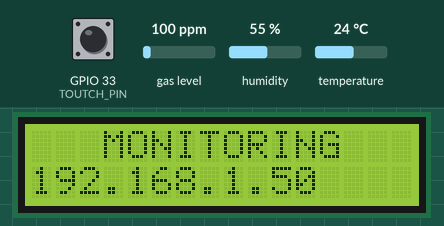
Recording of a sketch running on a simulated ESP32. Shown: 16×2 character LCD. The inputs (shaded band) are chosen by the test bench; at power-on: GPIO 33 (TOUTCH_PIN) HIGH, gas level 100 ppm, humidity 55 %, temperature 24 °C. WiFi joins after 1.5 s; servers stay silent unless stated; no MQTT or app messages arrive unless stated; what the sketch prints to the serial monitor is not drawn.

Above: at 2.2 s.
At 5.2 s:
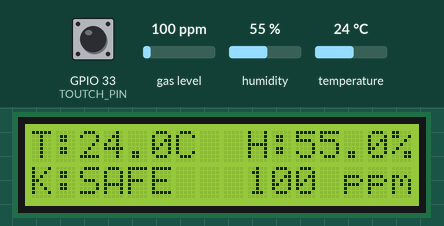

Measured:
- what the display in image 0 shows lasts 3.0 s, from 2.1 s to 5.1 s

The sketch:

monitoring_adafruit.ino
```cpp
#include <Wire.h>
#include <WiFi.h>
#include <LiquidCrystal_I2C.h>
#include <MQ2.h>
#include <HTTPClient.h>
#include "DHT.h"
#include "esp_wpa2.h"
#include "Adafruit_MQTT.h"
#include "Adafruit_MQTT_Client.h"
#define TOUTCH_PIN T8
#define DHTPIN 4
#define DHTTYPE DHT22

//-------------- if eduroam use this -----------------
//#define EAP_IDENTITY "ibrahim@students.undip.ac.id"
//#define EAP_PASSWORD "12QWqw=+"
//const char* ssid = "eduroam";
//------------ if normal wifi use this ---------------
#define WLAN_SSID       "PRO_Atas"
#define WLAN_PASS       "hiyahiyahiya"

/************************* Adafruit.io Setup *********************************/

#define AIO_SERVER      "io.adafruit.com"
#define AIO_SERVERPORT  1883                   // use 8883 for SSL
#define AIO_USERNAME    "maghassiz"
#define AIO_KEY         "1d52a87e10724b1893ce3a4c3c23bfd9"


const int mqPin = 35;
const int butPin = 32;
int co, button, out;
int touch_value = 100;
float h, t;
String k;
DHT dht(DHTPIN, DHTTYPE);

WiFiClient client;
Adafruit_MQTT_Client mqtt(&client, AIO_SERVER, AIO_SERVERPORT, AIO_USERNAME, AIO_KEY);
Adafruit_MQTT_Publish Suhu = Adafruit_MQTT_Publish(&mqtt, AIO_USERNAME "/feeds/temperatur");
Adafruit_MQTT_Publish Kelembapan = Adafruit_MQTT_Publish(&mqtt, AIO_USERNAME "/feeds/humidity");
Adafruit_MQTT_Publish Api = Adafruit_MQTT_Publish(&mqtt, AIO_USERNAME "/feeds/fire");
void MQTT_connect();
MQ2 mq2(mqPin);

// Set the LCD address to 0x27 for a 16 chars and 2 line display
LiquidCrystal_I2C lcd(0x27, 16, 2);


void setup()
{
  byte error = 0;
  // initialize the LCD
  lcd.init();
  dht.begin();
  mq2.begin();
  lcd.backlight();
  delay(10);

  //------------ if normal wifi use this ---------------
 Serial.println(); Serial.println();
  Serial.print("Connecting to ");
  Serial.println(WLAN_SSID);

  WiFi.begin(WLAN_SSID, WLAN_PASS);
  while (WiFi.status() != WL_CONNECTED) {
    delay(500);
    Serial.print(".");}
  //----------------------------------------------------

  //-------------- if eduroam use this -----------------
//  WiFi.disconnect(true);  //disconnect from wifi to set new wifi connection
//  error += esp_wifi_sta_wpa2_ent_set_identity((uint8_t *)EAP_IDENTITY, strlen(EAP_IDENTITY));
//  error += esp_wifi_sta_wpa2_ent_set_username((uint8_t *)EAP_IDENTITY, strlen(EAP_IDENTITY));
//  error += esp_wifi_sta_wpa2_ent_set_password((uint8_t *)EAP_PASSWORD, strlen(EAP_PASSWORD));
//  if (error != 0) {
//    lcd.setCursor(0, 0);
//    lcd.print("SORRY");
//  }
//  WiFi.enableSTA(true);
//  esp_wpa2_config_t config = WPA2_CONFIG_INIT_DEFAULT();
//  if (esp_wifi_sta_wpa2_ent_enable(&config) != ESP_OK) {
//    lcd.clear();
//    lcd.setCursor(0, 0);
//    lcd.print("SORRY BRO");
//  }
//  WiFi.begin(WLAN_SSID);
//  WiFi.setHostname("RandomHostname");
//  while (WiFi.status() != WL_CONNECTED) {
//    delay(500);
//    lcd.setCursor(0, 0);
//    lcd.print("CONNECTING..");
//  }
  //----------------------------------------------------

  lcd.setCursor(0, 0);
  lcd.print("   MONITORING");
  lcd.setCursor(0, 1);
  lcd.print(WiFi.localIP());
  delay(3000);
  lcd.clear();
}

void loop()
{
  MQTT_connect();
  lcd.clear();
  float* values = mq2.read(false);
  touch_value = touchRead(TOUTCH_PIN);
  h = dht.readHumidity();
  t = dht.readTemperature();
  co = mq2.readCO();
  if (isnan(h) || isnan(t)) {
    lcd.clear();
    lcd.setCursor(0, 0);
    lcd.print(F("Failed sensor!"));
    return;
  }
  if (! Suhu.publish(t)) {
    Serial.println(F("Failed"));
  } else {
    Serial.println(F("OK!"));
  }

  if (! Kelembapan.publish(h)) {
    Serial.println(F("Failed"));
  } else {
    Serial.println(F("OK!"));
  }

  Api.publish(h);

  if (t > 40 || co > 1000 || touch_value < 25) {
    k = "DANGER";
    out = 1;
  }
  else {
    k = "SAFE";
    out = 0;
  }
  lcd.setCursor(0, 0);
  lcd.print("T:");
  lcd.setCursor(2, 0);
  lcd.print(t);
  lcd.setCursor(6, 0);
  lcd.print("C");
  lcd.setCursor(9, 0);
  lcd.print("H:");
  lcd.setCursor(11, 0);
  lcd.print(h);
  lcd.setCursor(15, 0);
  lcd.print("%");
  lcd.setCursor(0, 1);
  lcd.print("K:");
  lcd.setCursor(2, 1);
  lcd.print(k);
  lcd.setCursor(9, 1);
  lcd.print(co);
  lcd.setCursor(13, 1);
  lcd.print("ppm");
  delay(60000);
}
void MQTT_connect() {
  int8_t ret;

  // Stop if already connected.
  if (mqtt.connected()) {
    return;
  }

  Serial.print("Connecting to MQTT... ");

  uint8_t retries = 3;
  while ((ret = mqtt.connect()) != 0) { // connect will return 0 for connected
       Serial.println(mqtt.connectErrorString(ret));
       Serial.println("Retrying MQTT connection in 1 seconds...");
       mqtt.disconnect();
       delay(5000);  // wait 5 seconds
       retries--;
       if (retries == 0) {
         // basically die and wait for WDT to reset me
         while (1);
       }
  }
  Serial.println("MQTT Connected!");
}
```
